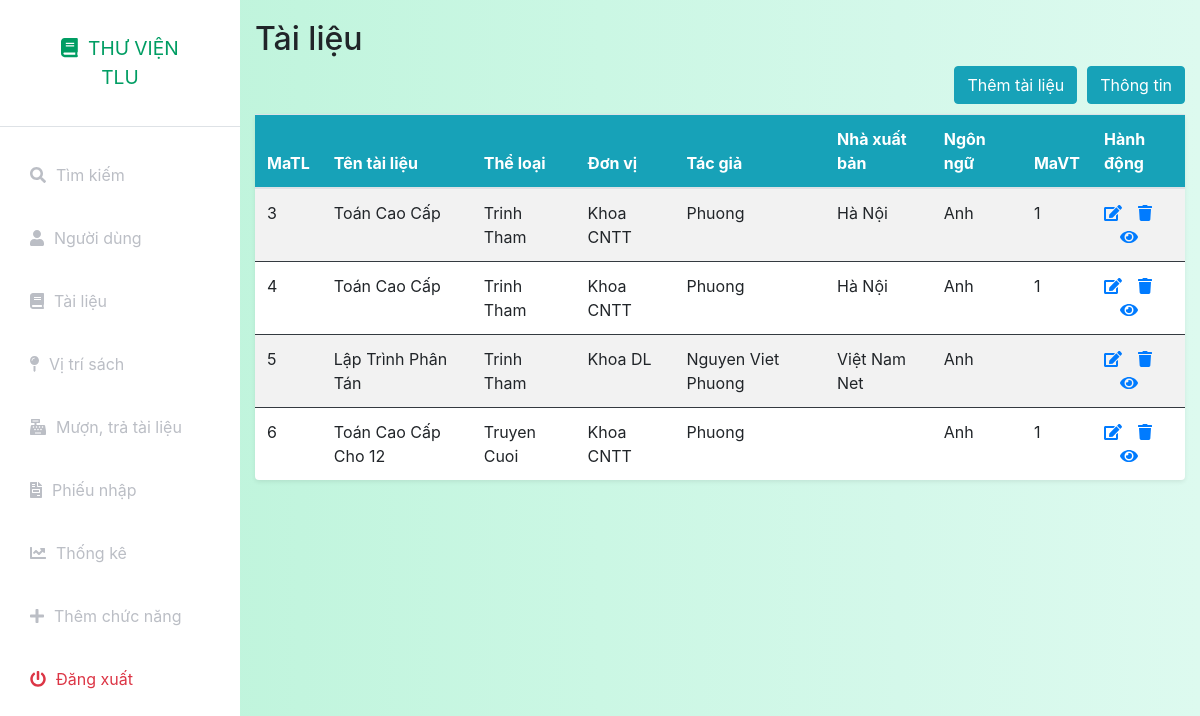
Page /index.php?controller=document&action=index (signed in) on the earlier database version.
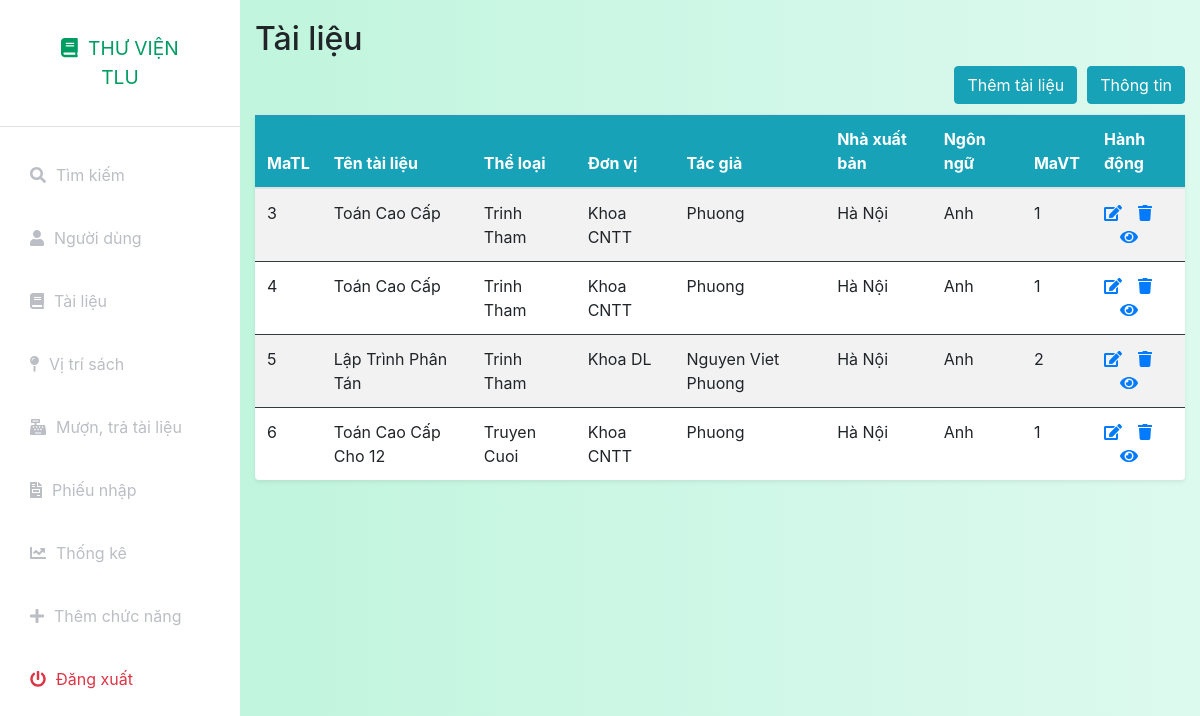
Same page on the later database version.
### tables this page shows
CREATE TABLE `tailieu` (
  `MaTL` int(11) NOT NULL,
  `TenTL` text NOT NULL,
  `MaTheLoai` int(11) DEFAULT NULL,
  `MaDV` int(11) DEFAULT NULL,
  `MaTG` int(11) DEFAULT NULL,
  `MaNXB` int(11) DEFAULT NULL,
  `NamXB` int(11) DEFAULT NULL,
  `MaNgonNgu` int(11) DEFAULT NULL,
  `NoiDung` text DEFAULT NULL,
  `SoTrang` int(11) DEFAULT NULL,
  `KhoGiay` varchar(22) DEFAULT NULL,
  `LanTB` int(11) DEFAULT NULL,
  `GiaBia` int(11) DEFAULT NULL,
  `SoPH` int(11) DEFAULT NULL,
  `NgayPH` date DEFAULT NULL,
  `TongSo` int(11) DEFAULT NULL,
  `MaVT` int(11) DEFAULT NULL,
  `NgayCN` date DEFAULT NULL,
  `status` int(11) NOT NULL DEFAULT 1
);

CREATE TABLE `nhaxuatban` (
  `MaNXB` int(11) NOT NULL,
  `TenNXB` text NOT NULL,
  `GhiChu` text NOT NULL,
  `status` int(11) NOT NULL DEFAULT 1
);

CREATE TABLE `theloai` (
  `MaTheLoai` int(11) NOT NULL,
  `TenTheLoai` text NOT NULL,
  `GhiChu` text NOT NULL,
  `status` int(11) NOT NULL DEFAULT 1
);

CREATE TABLE `donvi` (
  `MaDV` int(11) NOT NULL,
  `TenDV` text NOT NULL,
  `GhiChu` text NOT NULL,
  `status` int(11) NOT NULL DEFAULT 1
);

CREATE TABLE `tacgia` (
  `MaTG` int(11) NOT NULL,
  `TenTG` text NOT NULL,
  `GhiChu` text NOT NULL,
  `status` int(11) DEFAULT 1
);

CREATE TABLE `ngonngu` (
  `MaNgonNgu` int(11) NOT NULL,
  `TenNgonNgu` text NOT NULL,
  `GhiChu` text NOT NULL,
  `status` int(11) NOT NULL DEFAULT 1
);

### assets/layouts/siderbar.php (called while the page is built, shortened)
<?php
if(Auth::isLogin()  && $_SERVER['REQUEST_METHOD'] != 'POST') {
?>
                        <?php if (Auth::isAdmin() || Auth::isKyThuat() || Auth::isThuThu()) { ?>
                                        <?php if (Auth::isAdmin() || Auth::isThuThu()) { ?>
                                        <a href="index.php?controller=breach&action=index" class="dropdown-item list-group-item list-group-item-action bg-transparent second-text fw-bold">
                                        <i class="fas fa-bullhorn" style="margin-right:10px"></i></i>Vi phạm</a>
                                        <?php } ?>
                        <?php } ?>
<?php
}
?>

### index.php (called while the page is built, shortened)
<?php
include_once('models/Auth.php');
$action = isset($_GET['action']) ? $_GET['action'] : 'index';
$object = new $classController();
$object->$action();
?>

### config.php (called while the page is built, shortened)
<?php
function getalldata($query)
{
    global $connect;
    $result=mysqli_query($connect,$query);
    if(mysqli_num_rows($result)>0)
        return mysqli_fetch_all($result,MYSQLI_ASSOC);
    else
        return false;
}
function getonedata($query)
{
    global $connect;
    $result=mysqli_query($connect,$query);
    if($result&&mysqli_num_rows($result)==1)
        return mysqli_fetch_assoc($result);
    else
        return false;
}
?>

### models/User.php (called while the page is built, shortened)
<?php
include_once('./config.php');
class User
{
    public static function show($idoruser)
    {
        $query = "select * from nguoidung where id = '$idoruser' or Username = '$idoruser'";
        $data = getonedata($query);
        return $data;
    }
}

### models/Auth.php (called while the page is built, shortened)
<?php
include_once('./config.php');
include_once('User.php');
class Auth
{
    private static $ChucDanh = null;
    public static function isAdmin()
    {
        if(self::isLogin())
        {
            if (self::$ChucDanh == 'admin')
                return true;
            else
                return false;
        }
        else
        {
            return false;
        }
    }
    public static function isLogin()
    {
        if (isset($_SESSION['token']) && isset($_SESSION['Username'])) {
            $data = User::show($_SESSION['Username']);
            if($data)
            {
                if($data['token'] == $_SESSION['token'])
                {
                    self::$ChucDanh = $data['ChucDanh'];
                    return true;
                }
            }
            else
            {
                return false;
            }
        } else
            return false;
    }
}

### models/Document.php (called while the page is built, shortened)
<?php
include_once('./config.php');
class Document
{
    public static function index()
    {
        $query = "select * from tailieu  where status = '1'";
        $data = getalldata($query);
        return $data;
    }
}

### models/Category.php (called while the page is built, shortened)
<?php
include_once('./config.php');
class Category
{
    public static function show($MaTheLoai)
    {
        $query = "select * from theloai where MaTheLoai = $MaTheLoai";
        $data = getonedata($query);
        return $data;
    }
}

### models/Unit.php (called while the page is built, shortened)
<?php
include_once('./config.php');
class Unit
{
    public static function show($MaDV)
    {
        $query = "select * from donvi where MaDV = $MaDV";
        $data = getonedata($query);
        return $data;
    }
}

### models/Author.php (called while the page is built, shortened)
<?php
include_once('./config.php');
class Author
{
    public static function show($MaTG)
    {
        $query = "select * from tacgia where MaTG = $MaTG";
        $data = getonedata($query);
        return $data;
    }
}

### models/Publish.php (called while the page is built, shortened)
<?php
include_once('./config.php');
class Publish
{
    public static function show($MaNXB)
    {
        $query = "select * from nhaxuatban where MaNXB = $MaNXB";
        $data = getonedata($query);
        return $data;
    }
}

### models/Language.php (called while the page is built, shortened)
<?php
include_once('./config.php');
class Language
{
    public static function show($MaNgonNgu)
    {
        $query = "select * from ngonngu where MaNgonNgu = $MaNgonNgu";
        $data = getonedata($query);
        return $data;
    }
}

### models/Position.php (called while the page is built, shortened)
<?php
include_once('./config.php');
class Position
{
    public static function show($MaVT)
    {
        $query = "select * from vitri where MaVT = $MaVT";
        $data = getonedata($query);
        return $data;
    }
}

### views/document/index.php (the view, shortened to what the changed rows need)
<?php include_once('././assets/layouts/header.php'); ?>
<?php include_once('././assets/layouts/siderbar.php'); ?>
<div class="container-fluid" style="padding-top:20px">
    <h2>Tài liệu</h2>
    <table class="table table-striped bg-white rounded shadow-sm  table-hover">
        <thead class="bg-info text-white">
            <tr class="border-dark">
                <th>MaTL</th>
                <th>Tên tài liệu</th>
                <th>Thể loại</th>
                <th>Đơn vị</th>
                <th>Tác giả</th>
                <th>Nhà xuất bản</th>
                <th>Ngôn ngữ</th>
                <th>MaVT</th>
                <th style="width: 10%;">Hành động</th>
            </tr>
        </thead>
        <tbody>
            <?php
            if (isset($data) && is_array($data)) {
                foreach ($data as $document) {
                    if ($document['status'] == 1) {
                        echo "<tr>";
                        echo "<td class=\"border-dark\" scope=\"row\">" . $document['MaTL'] . "</td>";
                        echo "<td class=\"border-dark\" scope=\"row\">" . $document['TenTL'] . "</td>";
                        echo "<td class=\"border-dark\">" . Category::show($document['MaTheLoai'])["TenTheLoai"] . "</td>";
                        echo "<td class=\"border-dark\">" . Unit::show($document['MaDV'])["TenDV"] . "</td>";
                        echo "<td class=\"border-dark\">" . Author::show($document['MaTG'])["TenTG"] . "</td>";
                        echo "<td class=\"border-dark\">" . Publish::show($document['MaNXB'])["TenNXB"] . "</td>";
                        echo "<td class=\"border-dark\">" .Language::show($document['MaNgonNgu'])["TenNgonNgu"] . "</td>";
                        echo "<td class=\"border-dark\">" .Position::show($document['MaVT'])["TenVT"]  . "</td>";
                        echo '<td class="border-dark">';
                        echo '<a href="index.php?controller=document&action=edit&MaTL=' . $document['MaTL'] . '"><i class="fas fa-edit"></i></a>';
                        echo '<a class="ml-3" onclick="return confirm(\'Bạn có muốn xóa tài khoản này không?\')" href="index.php?controller=document&action=delete&MaTL=' . $document['MaTL'] . '"><i class="fas fa-trash"></i></a>';
                        echo '<a class="ml-3" onclick="return " href="index.php?controller=document&action=view&MaTL=' . $document['MaTL'] . '"><i class="fas fa-eye"></i></a>';
                        echo "</tr>";
                    }
                }
            }
            ?>
    </table>
</div>
<?php include_once('././assets/layouts/footer.php'); ?>

Differences in the rows shown:
changed tailieu "Lập Trình Phân Tán": MaNXB.TenNXB "Việt Nam Net" → "Hà Nội"; MaVT (not shown) → "2"
changed tailieu "Toán Cao Cấp Cho 12": MaNXB.TenNXB (not shown) → "Hà Nội"
